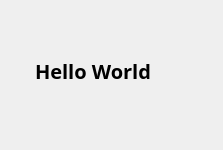
<?xml version="1.0" encoding="UTF-8"?>
<ui version="4.0">
 <class>Widget</class>
 <widget class="QWidget" name="Widget">
  <property name="geometry">
   <rect>
    <x>0</x>
    <y>0</y>
    <width>223</width>
    <height>150</height>
   </rect>
  </property>
  <property name="windowTitle">
   <string>Widget</string>
  </property>
  <widget class="QLabel" name="label">
   <property name="geometry">
    <rect>
     <x>35</x>
     <y>50</y>
     <width>141</width>
     <height>41</height>
    </rect>
   </property>
   <property name="font">
    <font>
     <family>宋体</family>
     <pointsize>15</pointsize>
     <bold>true</bold>
    </font>
   </property>
   <property name="text">
    <string>Hello World</string>
   </property>
  </widget>
 </widget>
 <resources/>
 <connections/>
</ui>
